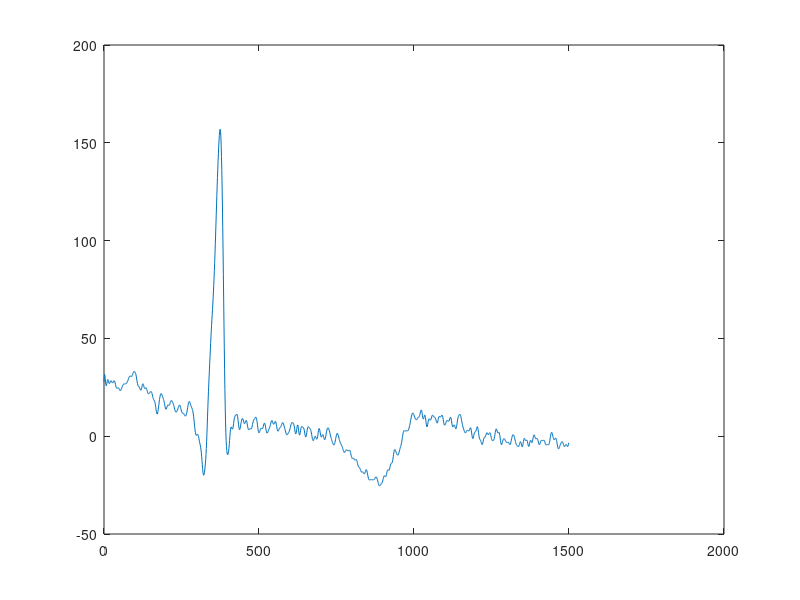
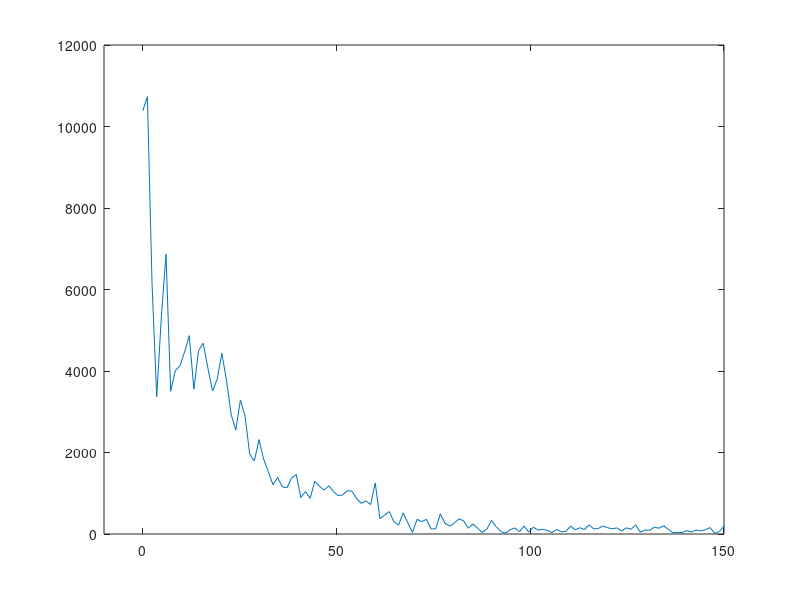

Source code (MATLAB) for these figures, in order:
load("ECG.mat");
figure(1);
fs=1800;
plot((0:1499),ECG(1:1500));
figure(2)
final=abs(fft(ECG(1:1500)));
plot((0:1499)*fs/1500,final);
xlim([-10,150]);